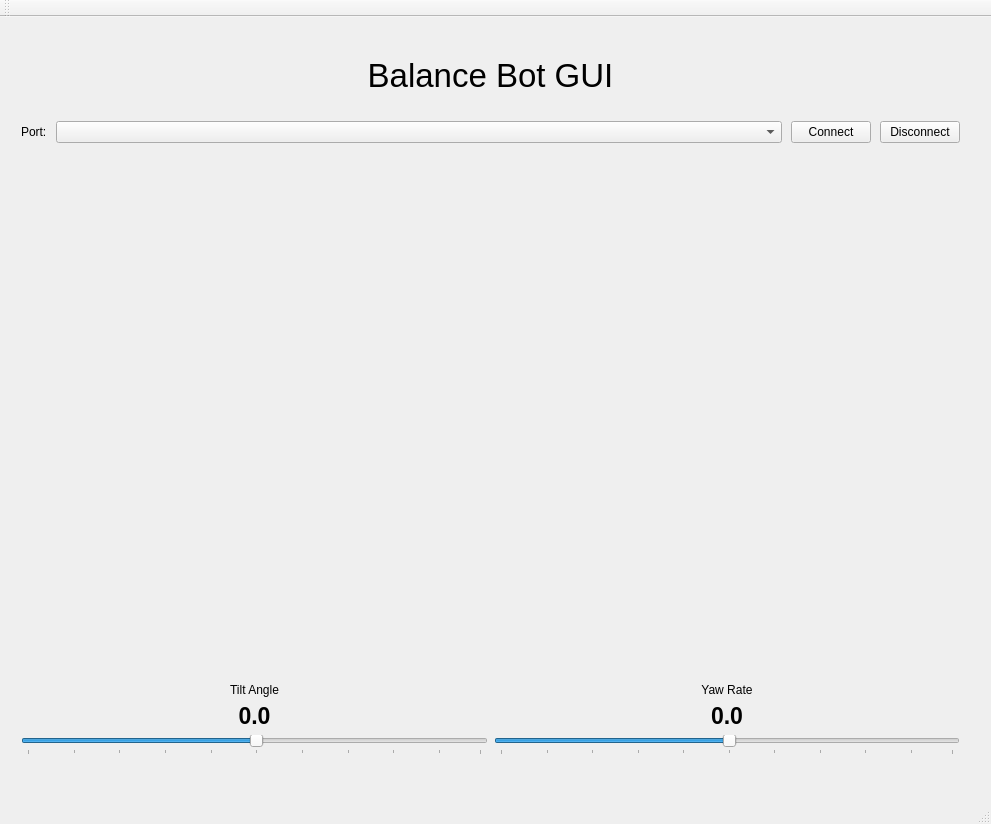
<?xml version="1.0" encoding="UTF-8"?>
<ui version="4.0">
 <class>Comm_Window</class>
 <widget class="QMainWindow" name="Comm_Window">
  <property name="geometry">
   <rect>
    <x>0</x>
    <y>0</y>
    <width>991</width>
    <height>824</height>
   </rect>
  </property>
  <property name="windowTitle">
   <string>Comm_Window</string>
  </property>
  <widget class="QWidget" name="centralWidget">
   <widget class="QWidget" name="layoutWidget">
    <property name="geometry">
     <rect>
      <x>10</x>
      <y>8</y>
      <width>961</width>
      <height>741</height>
     </rect>
    </property>
    <layout class="QVBoxLayout" name="Comm_Console" stretch="2,10,0">
     <item>
      <layout class="QVBoxLayout" name="TitleandSerialLayout" stretch="2,1">
       <item>
        <widget class="QLabel" name="WheelBotComm">
         <property name="font">
          <font>
           <pointsize>25</pointsize>
          </font>
         </property>
         <property name="text">
          <string>Balance Bot GUI</string>
         </property>
         <property name="alignment">
          <set>Qt::AlignCenter</set>
         </property>
        </widget>
       </item>
       <item>
        <layout class="QHBoxLayout" name="Serial_Layout">
         <property name="spacing">
          <number>9</number>
         </property>
         <item>
          <widget class="QLabel" name="label">
           <property name="sizePolicy">
            <sizepolicy hsizetype="Minimum" vsizetype="Minimum">
             <horstretch>0</horstretch>
             <verstretch>0</verstretch>
            </sizepolicy>
           </property>
           <property name="text">
            <string>Port:</string>
           </property>
          </widget>
         </item>
         <item>
          <widget class="QComboBox" name="PortcomboBox">
           <property name="sizePolicy">
            <sizepolicy hsizetype="MinimumExpanding" vsizetype="Fixed">
             <horstretch>0</horstretch>
             <verstretch>0</verstretch>
            </sizepolicy>
           </property>
          </widget>
         </item>
         <item>
          <widget class="QPushButton" name="Connect_Btn">
           <property name="sizePolicy">
            <sizepolicy hsizetype="Preferred" vsizetype="Fixed">
             <horstretch>0</horstretch>
             <verstretch>0</verstretch>
            </sizepolicy>
           </property>
           <property name="text">
            <string>Connect</string>
           </property>
          </widget>
         </item>
         <item>
          <widget class="QPushButton" name="Disconnect_Btn">
           <property name="sizePolicy">
            <sizepolicy hsizetype="Minimum" vsizetype="Fixed">
             <horstretch>0</horstretch>
             <verstretch>0</verstretch>
            </sizepolicy>
           </property>
           <property name="text">
            <string>Disconnect</string>
           </property>
          </widget>
         </item>
        </layout>
       </item>
      </layout>
     </item>
     <item>
      <layout class="QHBoxLayout" name="Lo_Plots"/>
     </item>
     <item>
      <layout class="QHBoxLayout" name="ControlsandData">
       <item>
        <layout class="QVBoxLayout" name="GainsPanel">
         <item>
          <widget class="QLabel" name="PId_Loop_Gain">
           <property name="text">
            <string>Tilt Angle</string>
           </property>
           <property name="alignment">
            <set>Qt::AlignCenter</set>
           </property>
          </widget>
         </item>
         <item>
          <widget class="QLabel" name="AmplitudeValue">
           <property name="font">
            <font>
             <pointsize>17</pointsize>
             <weight>75</weight>
             <bold>true</bold>
            </font>
           </property>
           <property name="text">
            <string>0.0</string>
           </property>
           <property name="alignment">
            <set>Qt::AlignCenter</set>
           </property>
          </widget>
         </item>
         <item>
          <layout class="QHBoxLayout" name="K_pLayout">
           <item>
            <widget class="QSlider" name="AmplitudeSlider">
             <property name="sliderPosition">
              <number>50</number>
             </property>
             <property name="orientation">
              <enum>Qt::Horizontal</enum>
             </property>
             <property name="tickPosition">
              <enum>QSlider::TicksBelow</enum>
             </property>
             <property name="tickInterval">
              <number>10</number>
             </property>
            </widget>
           </item>
          </layout>
         </item>
        </layout>
       </item>
       <item>
        <layout class="QVBoxLayout" name="MotSpd_DatLayout">
         <item>
          <widget class="QLabel" name="PId_Loop_Gain_2">
           <property name="text">
            <string>Yaw Rate</string>
           </property>
           <property name="alignment">
            <set>Qt::AlignCenter</set>
           </property>
          </widget>
         </item>
         <item>
          <widget class="QLabel" name="YawValue">
           <property name="font">
            <font>
             <pointsize>17</pointsize>
             <weight>75</weight>
             <bold>true</bold>
            </font>
           </property>
           <property name="text">
            <string>0.0</string>
           </property>
           <property name="alignment">
            <set>Qt::AlignCenter</set>
           </property>
          </widget>
         </item>
         <item>
          <layout class="QHBoxLayout" name="RcdandPlybckLo">
           <item>
            <widget class="QSlider" name="YawSlider">
             <property name="sliderPosition">
              <number>50</number>
             </property>
             <property name="orientation">
              <enum>Qt::Horizontal</enum>
             </property>
             <property name="tickPosition">
              <enum>QSlider::TicksBelow</enum>
             </property>
             <property name="tickInterval">
              <number>10</number>
             </property>
            </widget>
           </item>
          </layout>
         </item>
        </layout>
       </item>
      </layout>
     </item>
    </layout>
   </widget>
  </widget>
  <widget class="QMenuBar" name="menuBar">
   <property name="geometry">
    <rect>
     <x>0</x>
     <y>0</y>
     <width>991</width>
     <height>20</height>
    </rect>
   </property>
   <property name="sizePolicy">
    <sizepolicy hsizetype="Expanding" vsizetype="Minimum">
     <horstretch>0</horstretch>
     <verstretch>0</verstretch>
    </sizepolicy>
   </property>
  </widget>
  <widget class="QToolBar" name="mainToolBar">
   <attribute name="toolBarArea">
    <enum>TopToolBarArea</enum>
   </attribute>
   <attribute name="toolBarBreak">
    <bool>false</bool>
   </attribute>
  </widget>
  <widget class="QStatusBar" name="statusBar"/>
 </widget>
 <layoutdefault spacing="6" margin="11"/>
 <resources/>
 <connections/>
</ui>
